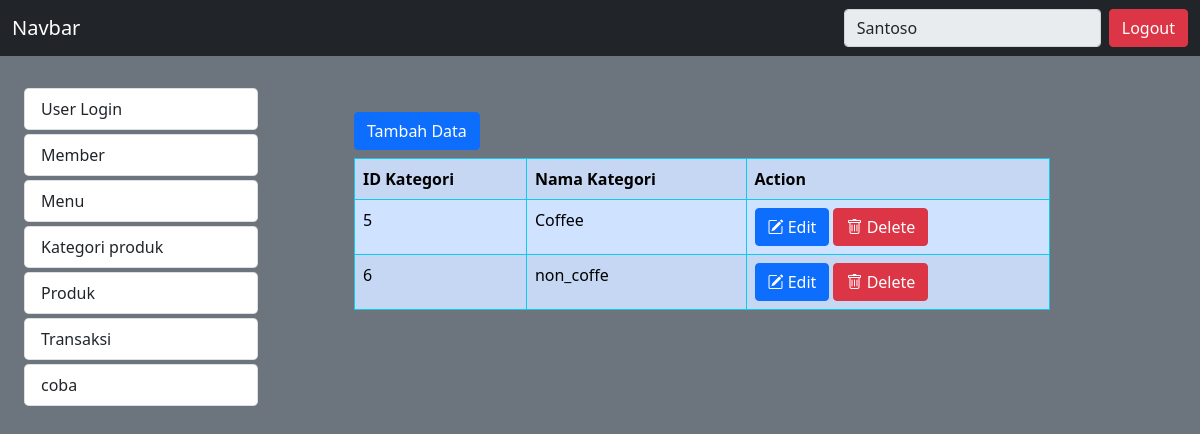
Screenshot of /admin/home.php?modul=mod_kategoriproduk (signed in) with the database file from the repository.
### tables this page shows
CREATE TABLE `mst_menu` (
  `idmenu` int(11) NOT NULL,
  `kode_menu` varchar(8) NOT NULL,
  `nmmenu` varchar(25) NOT NULL,
  `link` varchar(50) NOT NULL
);

CREATE TABLE `mst_kategoriproduk` (
  `idkategori` int(11) NOT NULL,
  `nmkategori` varchar(50) NOT NULL
);

### admin/menu.php (the view, shortened to what this page needs)
<?php
$qry_menu = mysqli_query($koneksidb, "SELECT * FROM mst_menu");
while ($row = mysqli_fetch_array($qry_menu)) {
?>
<a href="?modul=<?= $row['link']; ?>" style="text-decoration: none;" class="links1">
	<li class="list-group-item links rounded-3 mt-1"><?= $row["nmmenu"]; ?></li>
</a>
<?php
}
?>

### admin/mod_kategoriproduk/index.php (shortened to what this page needs)
<?php
 include_once 'kategoriproduk_Ctrl.php';
 if(!isset($_GET['action'])){
?>
<div class="container-lg mt-1 ">
<a href="?modul=mod_kategoriproduk&action=add" class="btn btn-primary mb-2 sticky-top">Tambah Data</a>
    <table class="table table-striped table-primary table-bordered border-info">
        <tr>
            <th>ID Kategori</th>
            <th>Nama Kategori</th>
            <th>Action</th>
        </tr>
            <?php
            $data = mysqli_query($koneksidb, "SELECT * FROM mst_kategoriproduk");
            foreach ($data as $d) :
            ?>
                <tr>
                    <td><?= $d['idkategori'] ?></td>
                    <td><?= $d['nmkategori'] ?></td>
                    <td>
                        <a href="?modul=mod_kategoriproduk&action=edit&id=<?= $d["idkategori"]; ?>" class="btn btn-xs btn-primary"><i class="bi bi-pencil-square"></i> Edit</a>
                        <a href="?modul=mod_kategoriproduk&action=delete&id=<?= $d["idkategori"]; ?>" class="btn btn-xs btn-danger"><i class="bi bi-trash"></i> Delete</a>
                    </td>
                </tr>
            <?php
            endforeach;
            ?>
        </table>
</div>
<?php
 } else if (isset($_GET['action']) && ($_GET['action'] == "add")) {
?>
<div class="container-lg mt-1">
    <h3 class="mt-1"><?php echo $judul; ?></h3>
    <div class="row mt-4">
        <div class="col">
         <form action="mod_kategoriproduk/kategoriproduk_Ctrl.php?modul=mod_kategoriproduk&action=save" id="kategori_produk" method="POST">
            <div class="mb-3 row">
                <label for="nmkategori_ins" class="col-sm-2 col-form-label">Nama Kategori</label>
             <div class="col-sm-6">
                <input type="text" class="form-control" id="nmkategori_ins" name="nmkategori_ins">
             </div>
            </div>
            <!-- <div class="mb-3 row">
                <div class="col-sm-2"></div>
                 <div class="col-sm-6">
                  <div class="form-check">
                    <input class="form-check-input" type="checkbox" name="isactive" id="isactive"> Aktif
                  </div>
                </div>
            </div> -->
            <div class="row">
                <div class="col-md-2"></div>
                <div class="col-md-10">
                    <a href="?modul=mod_kategoriproduk" type="cancel" class="btn btn-secondary"><i class="bi bi-box-arrow-left"></i> Kembali</a>
                    <button type="cancel" class="btn btn-danger"><i class="bi bi-x-square"></i> Reset</button>
                    <button type="button" id="btnsimpan" data-bs-toggle="modal" class="btn btn-primary"><i class="bi bi-save"></i> Submit</button>
                </div>
            </div>
         </form>
        </div>
    </div>
        <div class="modal fade" tabindex="-1" id="ModalKonfirmasi">
			<div class="modal-dialog">
				<div class="modal-content">
					<div class="modal-header">
						<h5 class="modal-title">Konfirmasi</h5>
						<button type="button" class="btn-close" data-bs-dismiss="modal" aria-label="Close"></button>
					</div>
					<div class="modal-body">
						<p>Apakah anda yakin simpan data ini?</p>
					</div>
					<div class="modal-footer">
						<button type="button" class="btn btn-secondary" data-bs-dismiss="modal">Tidak</button>
						<button type="submit" id="btnyes" class="btn btn-primary">Ya</button>
					</div>
				</div>
			</div>
		</div>
</div>
<?php
 } else if (isset($_GET['action']) && ($_GET['action'] == "edit")){
    $id = $_GET['id'];
    $qry_edit = mysqli_query($koneksidb, "SELECT * FROM mst_kategoriproduk WHERE idkategori='$id'");
    foreach ($qry_edit as $q) :
?>
 <div class="container-lg mt-1">
    <h3 class="mt-1"><?= $judul1; ?></h3>
    <div class="row mt-4">
        <div class="col">
            <form action="?modul=mod_kategoriproduk&action=update" id="kategoriproduk_edit" method="POST">
                <div class="mb-3 row">
                 <label for="namakategori" class="col-sm-2 col-form-label">Nama Kategori</label>
                 <div class="col-lg-6">
                   <input type="hidden" class="form-control" id="idkategori_edt" name="idkategori_edt" value="<?= $q['idkategori']; ?>">
                   <input type="text" class="form-control" id="nmkategori_edt" name="nmkategori_edt" value="<?= $q['nmkategori']; ?>">
                 </div>
                </div>
                <div class="row">
                    <div class="col-md-2"></div>
                    <div class="col-md-10">
                        <a href="?modul=mod_kategoriproduk" type="cancel" class="btn btn-secondary"><i class="bi bi-box-arrow-left"></i> Kembali</a>
                        <button type="cancel" class="btn btn-danger"><i class="bi bi-x-square"></i> Reset</button>
                        <button type="button" id="btnsimpan_edit" data-bs-toggle="modal" class="btn btn-primary"><i class="bi bi-save"></i> Simpan</button>
                    </div>
                </div>
            </form>
        </div>
    </div>
    <div class="modal fade" tabindex="-1" id="ModalKonfirmasi2">
			<div class="modal-dialog">
				<div class="modal-content">
					<div class="modal-header">
						<h5 class="modal-title">Konfirmasi</h5>
						<button type="button" class="btn-close" data-bs-dismiss="modal" aria-label="Close"></button>
					</div>
					<div class="modal-body">
						<p>Apakah anda yakin simpan data ini?</p>
					</div>
					<div class="modal-footer">
						<button type="button" class="btn btn-secondary" data-bs-dismiss="modal">Tidak</button>
						<button type="submit" id="btnyes_edit" class="btn btn-primary">Ya</button>
					</div>
				</div>
			</div>
		</div>
 </div>
<?php
 endforeach;
 }
?>

### admin/home.php (style rules this page uses)
body { padding-top: 60px; }

### rows the page displays
mst_menu: nmmenu "User Login"
mst_menu: nmmenu "Member"
mst_menu: nmmenu "Menu"
mst_menu: nmmenu "Kategori produk"
mst_menu: nmmenu "Produk"
mst_menu: nmmenu "Transaksi"
mst_menu: nmmenu "coba"
mst_kategoriproduk: idkategori "5", nmkategori "Coffee"
mst_kategoriproduk: idkategori "6", nmkategori "non_coffe"
